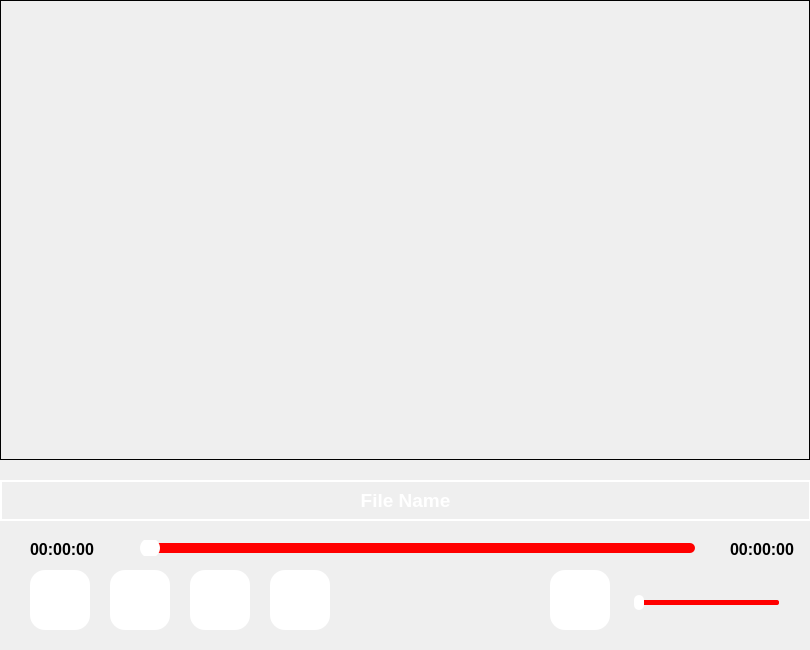
<?xml version="1.0" encoding="UTF-8"?>
<ui version="4.0">
 <class>VideoView</class>
 <widget class="QWidget" name="VideoView">
  <property name="geometry">
   <rect>
    <x>0</x>
    <y>0</y>
    <width>810</width>
    <height>650</height>
   </rect>
  </property>
  <property name="windowTitle">
   <string>Form</string>
  </property>
  <widget class="QGroupBox" name="groupBox_Video">
   <property name="geometry">
    <rect>
     <x>0</x>
     <y>0</y>
     <width>810</width>
     <height>460</height>
    </rect>
   </property>
   <property name="styleSheet">
    <string notr="true">QGroupBox
{
	border : 1px solid black;
}</string>
   </property>
   <property name="title">
    <string/>
   </property>
  </widget>
  <widget class="QPushButton" name="pushButton_Seek_Backward">
   <property name="geometry">
    <rect>
     <x>30</x>
     <y>570</y>
     <width>60</width>
     <height>60</height>
    </rect>
   </property>
   <property name="styleSheet">
    <string notr="true">QPushButton
{
	border : none;
	border-radius : 15px;
	min-width : 60px;
	max-width : 60px;
	min-height : 60px;
	max-height: 60px;
	background-color : rgb(255,255,255);
	color : rgb(52,51,64);
	padding : 0px;
}</string>
   </property>
   <property name="text">
    <string/>
   </property>
  </widget>
  <widget class="QPushButton" name="pushButton_Play_Pause">
   <property name="geometry">
    <rect>
     <x>110</x>
     <y>570</y>
     <width>60</width>
     <height>60</height>
    </rect>
   </property>
   <property name="styleSheet">
    <string notr="true">QPushButton
{
	border : none;
	border-radius : 15px;
	min-width : 60px;
	max-width : 60px;
	min-height : 60px;
	max-height: 60px;
	background-color : rgb(255,255,255);
	color : rgb(52,51,64);
	padding : 0px;
}</string>
   </property>
   <property name="text">
    <string/>
   </property>
  </widget>
  <widget class="QPushButton" name="pushButton_Stop">
   <property name="geometry">
    <rect>
     <x>190</x>
     <y>570</y>
     <width>60</width>
     <height>60</height>
    </rect>
   </property>
   <property name="styleSheet">
    <string notr="true">QPushButton
{
	border : none;
	border-radius : 15px;
	min-width : 60px;
	max-width : 60px;
	min-height : 60px;
	max-height: 60px;
	background-color : rgb(255,255,255);
	color : rgb(52,51,64);
	padding : 0px;
}</string>
   </property>
   <property name="text">
    <string/>
   </property>
  </widget>
  <widget class="QPushButton" name="pushButton_Seek_Forward">
   <property name="geometry">
    <rect>
     <x>270</x>
     <y>570</y>
     <width>60</width>
     <height>60</height>
    </rect>
   </property>
   <property name="styleSheet">
    <string notr="true">QPushButton
{
	border : none;
	border-radius : 15px;
	min-width : 60px;
	max-width : 60px;
	min-height : 60px;
	max-height: 60px;
	background-color : rgb(255,255,255);
	color : rgb(52,51,64);
	padding : 0px;
}</string>
   </property>
   <property name="text">
    <string/>
   </property>
  </widget>
  <widget class="QPushButton" name="pushButton_Volume">
   <property name="geometry">
    <rect>
     <x>550</x>
     <y>570</y>
     <width>60</width>
     <height>60</height>
    </rect>
   </property>
   <property name="styleSheet">
    <string notr="true">QPushButton
{
	border : none;
	border-radius : 15px;
	min-width : 60px;
	max-width : 60px;
	min-height : 60px;
	max-height: 60px;
	background-color : rgb(255,255,255);
	color : rgb(52,51,64);
	padding : 0px;
}</string>
   </property>
   <property name="text">
    <string/>
   </property>
  </widget>
  <widget class="QSlider" name="horizontalSlider_Volume">
   <property name="geometry">
    <rect>
     <x>629</x>
     <y>594</y>
     <width>160</width>
     <height>16</height>
    </rect>
   </property>
   <property name="styleSheet">
    <string notr="true">QSlider::groove:horizontal
{
	height : 5px;
	width : 140px;
	background : red;
	border-radius : 2px;
}
QSlider::handle:horizontal
{
	background : rgb(255,255,255);
	width : 10px;
	height : 20px;
	margin : -5px -5px;
	border-radius : 5px;
}</string>
   </property>
   <property name="orientation">
    <enum>Qt::Orientation::Horizontal</enum>
   </property>
  </widget>
  <widget class="QSlider" name="horizontalSlider_Duration">
   <property name="geometry">
    <rect>
     <x>120</x>
     <y>540</y>
     <width>601</width>
     <height>16</height>
    </rect>
   </property>
   <property name="styleSheet">
    <string notr="true">QSlider::groove:horizontal
{
	height : 10px;
	width : 550px;
	background : red;
	border-radius : 5px;
}
QSlider::handle:horizontal
{
	background : rgb(255,255,255);
	width : 20px;
	height : 40px;
	margin : -5px -5px;
	border-radius : 10px;
}</string>
   </property>
   <property name="orientation">
    <enum>Qt::Orientation::Horizontal</enum>
   </property>
  </widget>
  <widget class="QLabel" name="label_Current_Time">
   <property name="geometry">
    <rect>
     <x>30</x>
     <y>540</y>
     <width>66</width>
     <height>18</height>
    </rect>
   </property>
   <property name="font">
    <font>
     <pointsize>12</pointsize>
     <bold>true</bold>
    </font>
   </property>
   <property name="text">
    <string>00:00:00</string>
   </property>
  </widget>
  <widget class="QLabel" name="label_Total_Time">
   <property name="geometry">
    <rect>
     <x>730</x>
     <y>540</y>
     <width>66</width>
     <height>18</height>
    </rect>
   </property>
   <property name="font">
    <font>
     <pointsize>12</pointsize>
     <bold>true</bold>
    </font>
   </property>
   <property name="text">
    <string>00:00:00</string>
   </property>
  </widget>
  <widget class="QLabel" name="label_File_Name">
   <property name="geometry">
    <rect>
     <x>0</x>
     <y>480</y>
     <width>811</width>
     <height>41</height>
    </rect>
   </property>
   <property name="font">
    <font>
     <pointsize>14</pointsize>
     <bold>true</bold>
    </font>
   </property>
   <property name="styleSheet">
    <string notr="true">QLabel
{
	color : rgb(255,255,255);
	border : 2px solid rgb(255,255,255);
}</string>
   </property>
   <property name="text">
    <string>File Name</string>
   </property>
   <property name="alignment">
    <set>Qt::AlignmentFlag::AlignCenter</set>
   </property>
  </widget>
 </widget>
 <resources/>
 <connections/>
</ui>
